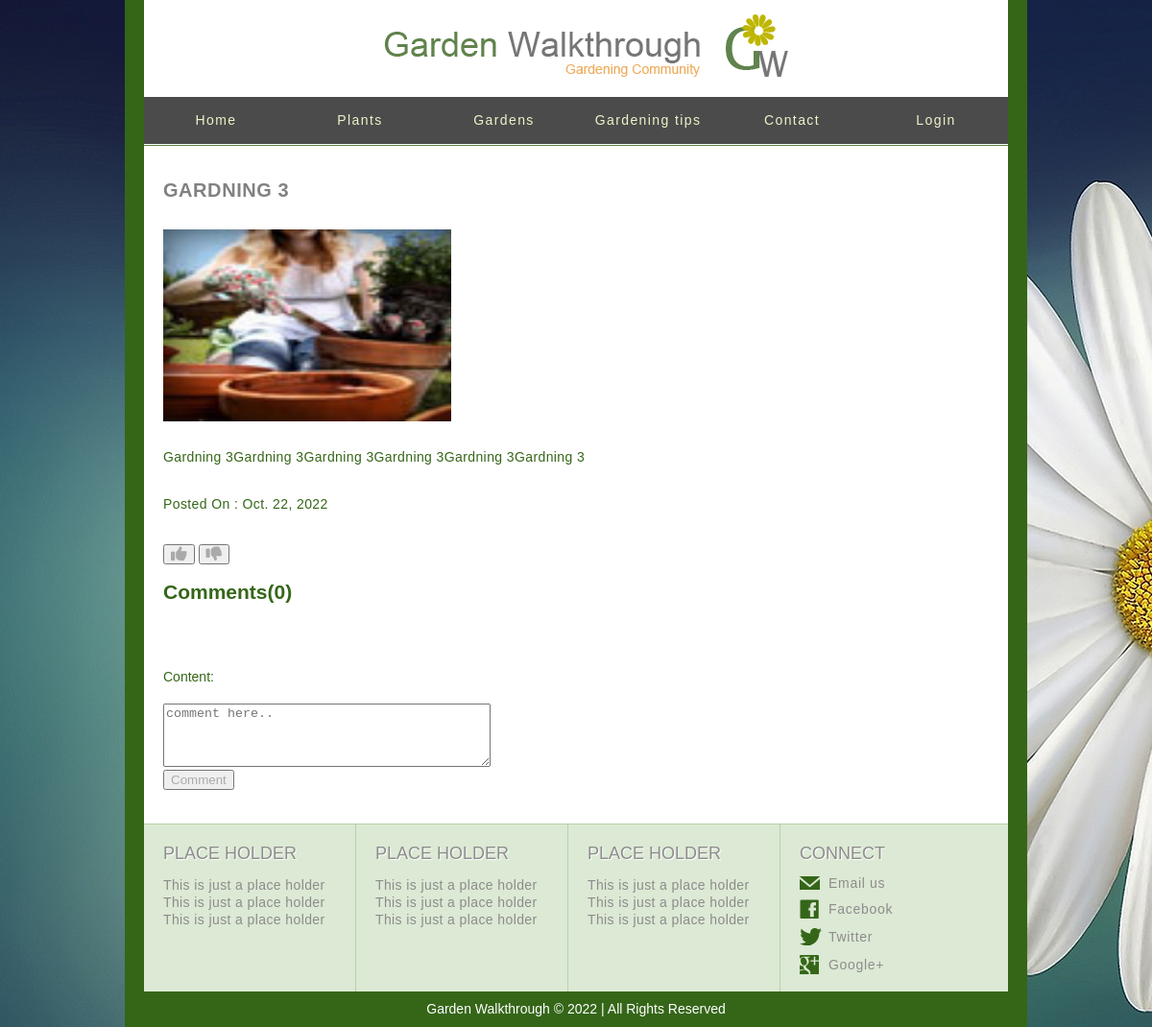
The app's page /garden_tips/3, older data.
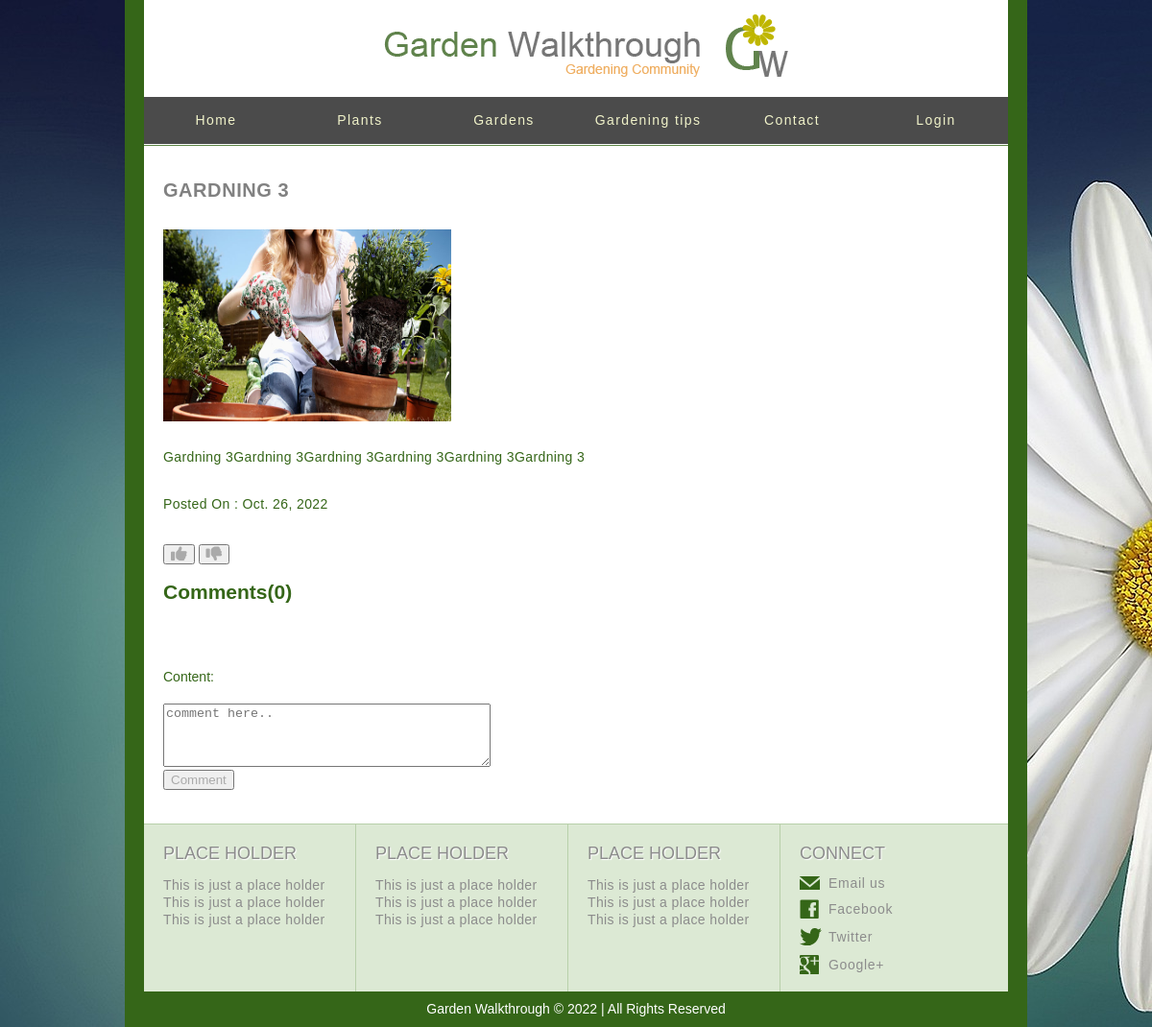
The same page, newer data.
### plants/models.py (models this page shows, shortened)
class Garden_tips(models.Model):
    title=models.CharField(max_length=30)
    image=models.ImageField()
    descreption=models.TextField()
    tips_date=models.DateField(auto_now=True)

### plants/views.py (the view, shortened to what this page needs)
# urls.py: path('garden_tips/<int:pk>', views.Garden_tips_DetailView.as_view(),name='garden_tip'),
class Garden_tips_DetailView(DetailView):
    template_name= 'gardening_tips_detail.html'
    model=Garden_tips
    context_object_name='Garden_tip'
    form=CommentForm_garden_tips
    def get_context_data(self, **kwargs):
        post_comments=Comment_garden_tips.objects.all().filter(plant_comment=self.object.id)
        post_comments_count=Comment_garden_tips.objects.all().filter(plant_comment=self.object.id).count()
        context=super().get_context_data(**kwargs)
        context.update({'form':self.form,'post_comments':post_comments,'post_comments_count':post_comments_count})
        return context

### templates/gardening_tips_detail.html (shortened to what this page needs)
{% extends 'base.html' %}
{% load static %}
{% block body %}
<body>
		<div id="body">
			<div id="content">
				<h1>{{Garden_tip.title}}</h1>
					<ul class="section">
					<li>
						<img style="width:300px;height:200px" src="{{ Garden_tip.image.url }}" alt="Image" >
					</li>
                    <div>
                        <p>
                            {{Garden_tip.descreption}}
                        </p>
                        <p>
                           Posted On : {{Garden_tip.tips_date}}
                        </p>
                    </div>
					<form method="POST" action={% url 'interaction:like_garden_tip' garden_tips_id=Garden_tip.id  %}>
						<button type= "submit" value="like" name="like" class="btn" id="green" ></button>
						<button type= "submit" value="dislike" name="dislike" class="btn" id="red"></button>
					</form>
				</ul>
				<div>
					<h2>Comments({{post_comments_count}})</h2>
				 </div>
				 <div>
				<form method="POST" action={% url 'plants:garden_tip' Garden_tip.id %}>
					{{form}}
					<button type= "submit" value="Comment" name="Comment" >Comment</button>
				</form>
			</div>
			</div>
		</div>
</body>
{% endblock body %}

Row changes from the older to the newer data that the page shows:
changed Garden_tips "GARDNING 3": image: a different picture; tips_date "Oct. 22, 2022" → "Oct. 26, 2022"
